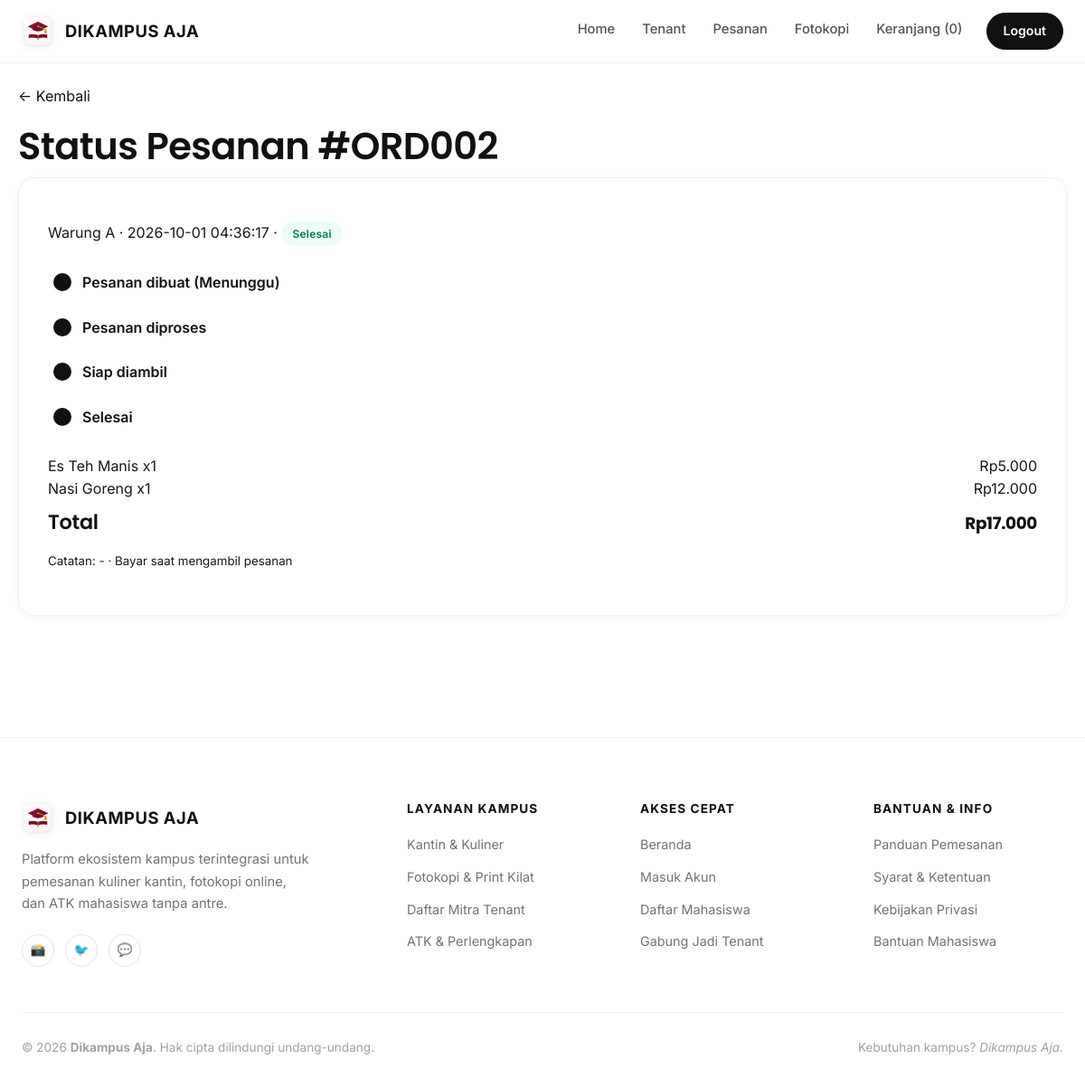
Screenshot of /mahasiswa/status_pesanan.php?id=2 (signed in) with the database file from the repository.
### tables this page shows
CREATE TABLE IF NOT EXISTS `orders` (
  `id_order` int NOT NULL AUTO_INCREMENT,
  `id_user` int NOT NULL,
  `id_tenant` int NOT NULL,
  `total` int NOT NULL,
  `catatan` text,
  `status` enum('menunggu','diproses','siap_diambil','selesai','dibatalkan') NOT NULL DEFAULT 'menunggu',
  `metode_pembayaran` varchar(50) NOT NULL DEFAULT 'Bayar saat mengambil pesanan',
  `created_at` timestamp NULL DEFAULT CURRENT_TIMESTAMP,
  PRIMARY KEY (`id_order`),
  KEY `id_user` (`id_user`),
  KEY `id_tenant` (`id_tenant`)
);

CREATE TABLE IF NOT EXISTS `tenants` (
  `id_tenant` int NOT NULL AUTO_INCREMENT,
  `id_user` int NOT NULL,
  `nama_tenant` varchar(100) NOT NULL,
  `jenis_tenant` varchar(50) NOT NULL DEFAULT 'Warung',
  `deskripsi` text,
  `lokasi` varchar(150) DEFAULT NULL,
  `foto` varchar(255) DEFAULT NULL,
  `buka` tinyint(1) NOT NULL DEFAULT '1',
  `status_verifikasi` enum('pending','terverifikasi','ditolak') NOT NULL DEFAULT 'pending',
  `created_at` timestamp NULL DEFAULT CURRENT_TIMESTAMP,
  PRIMARY KEY (`id_tenant`),
  KEY `id_user` (`id_user`)
);

CREATE TABLE IF NOT EXISTS `order_details` (
  `id_detail` int NOT NULL AUTO_INCREMENT,
  `id_order` int NOT NULL,
  `id_produk` int NOT NULL,
  `jumlah` int NOT NULL,
  `harga` int NOT NULL,
  `subtotal` int NOT NULL,
  PRIMARY KEY (`id_detail`),
  KEY `id_order` (`id_order`),
  KEY `id_produk` (`id_produk`)
);

CREATE TABLE IF NOT EXISTS `products` (
  `id_produk` int NOT NULL AUTO_INCREMENT,
  `id_tenant` int NOT NULL,
  `id_kategori` int DEFAULT NULL,
  `nama_produk` varchar(100) NOT NULL,
  `deskripsi` text,
  `harga` int NOT NULL,
  `stok` int NOT NULL DEFAULT '0',
  `foto` varchar(255) DEFAULT NULL,
  `status` enum('aktif','nonaktif') NOT NULL DEFAULT 'aktif',
  `created_at` timestamp NULL DEFAULT CURRENT_TIMESTAMP,
  PRIMARY KEY (`id_produk`),
  KEY `id_tenant` (`id_tenant`),
  KEY `id_kategori` (`id_kategori`)
);

### config/database.php (called while the page is built, shortened)
<?php
$db = new mysqli('localhost', 'root', '', 'dikampus_aja');
$db->set_charset('utf8mb4');
function q($sql, $types = '', ...$p) {
    global $db;
    $st = $db->prepare($sql);
    if ($types) $st->bind_param($types, ...$p);
    $st->execute();
    $r = $st->get_result();
    if ($r) return $r->fetch_all(MYSQLI_ASSOC);
    return $st->insert_id ?: $st->affected_rows;
}
function one($sql, $types = '', ...$p) { $r = q($sql, $types, ...$p); return $r ? $r[0] : null; }

### mahasiswa/status_pesanan.php (the view, shortened to what this page needs)
<?php
require '../includes/auth.php'; $u = need('mahasiswa');
$o = one('SELECT o.*,t.nama_tenant FROM orders o JOIN tenants t USING(id_tenant) WHERE o.id_order=? AND o.id_user=?', 'ii', (int)($_GET['id'] ?? 0), $u['id']);
$items = q('SELECT d.*,p.nama_produk FROM order_details d JOIN products p USING(id_produk) WHERE d.id_order=?', 'i', $o['id_order']);
$steps = ['menunggu' => 'Pesanan dibuat (Menunggu)', 'diproses' => 'Pesanan diproses', 'siap_diambil' => 'Siap diambil', 'selesai' => 'Selesai'];
$idx = array_search($o['status'], array_keys($steps));
$title = 'Status Pesanan'; include '../includes/header.php'; ?>
<a href="pesanan.php">← Kembali</a><h1>Status Pesanan <?= nomor($o['id_order']) ?></h1>
<div class="box"><p><?= e($o['nama_tenant']) ?> · <?= e($o['created_at']) ?> · <?= badge($o['status']) ?></p>
<?php if ($o['status'] === 'dibatalkan') echo '<p>❌ Pesanan dibatalkan.</p>'; else { echo '<ul class="tl">'; $i = 0;
foreach ($steps as $s) { echo '<li class="' . ($i <= $idx ? 'done' : '') . '">' . e($s) . '</li>'; $i++; } echo '</ul>'; } ?>
<?php foreach ($items as $d) echo '<div class="row between"><span>' . e($d['nama_produk']) . ' x' . $d['jumlah'] . '</span><span>' . rp($d['subtotal']) . '</span></div>'; ?>
<h3 class="row between"><span>Total</span><span class="price"><?= rp($o['total']) ?></span></h3>
<p><small>Catatan: <?= e($o['catatan'] ?: '-') ?> · Bayar saat mengambil pesanan</small></p>
</div>
<?php include '../includes/footer.php';

### includes/auth.php (shortened to what this page needs)
<?php
require_once __DIR__ . '/../config/database.php';
function e($s) { return htmlspecialchars((string)$s, ENT_QUOTES, 'UTF-8'); }
function rp($n) { return 'Rp' . number_format((int)$n, 0, ',', '.'); }
function nomor($id) { return '#ORD' . str_pad($id, 3, '0', STR_PAD_LEFT); }
function me() { return $_SESSION['user'] ?? null; }
function need($roles) {
    $u = me();
    return $u;
}
function badge($s) { return '<span class="badge ' . e($s) . '">' . e(ucwords(str_replace('_', ' ', $s))) . '</span>'; }

### assets/css/style.css (style rules this page uses)
:root { --bg: #ffffff; --bg-warm: #faf9f6; --bg-muted: #f4f4f5; --bg-subtle: #fbfbfa; --t: #18181b; --t-heading: #111111; --mut: #71717a; --border: #f0f0f2; --border-subtle: #e5e7eb; --m: #111111; --m2: #27272a; --accent: #b45309; --font-serif: 'Poppins', -apple-system, BlinkMacSystemFont, sans-serif; --font-sans: 'Inter', -apple-system, BlinkMacSystemFont, 'Segoe UI', Roboto, sans-serif; --radius-sm: 8px; --radius-md: 12px; --radius-lg: 18px; --radius-xl: 24px; --radius-full: 9999px; --shadow-sm: 0 2px 8px rgba(0, 0, 0, 0.04); --shadow-md: 0 10px 25px -5px rgba(0, 0, 0, 0.06); --shadow-lg: 0 20px 40px -15px rgba(0, 0, 0, 0.08); }
* { box-sizing: border-box; }
body { margin: 0; font-family: var(--font-sans); color: var(--t); background: var(--bg); line-height: 1.6; -webkit-font-smoothing: antialiased; }
a { color: var(--t-heading); text-decoration: none; transition: color 0.2s ease, opacity 0.2s ease; }
h1, h2, h3, h4 { font-family: var(--font-serif); color: var(--t-heading); font-weight: 600; line-height: 1.25; margin: 0.4em 0 0.2em; letter-spacing: -0.015em; }
h1 { font-size: 2.6rem; }
h3 { font-size: 1.4rem; }
.price { color: var(--t-heading); font-size: 1.15rem; font-weight: 700; margin-top: 4px; }
.box { background: #ffffff; border: 1px solid var(--border); border-radius: var(--radius-lg); padding: 32px; box-shadow: var(--shadow-sm); margin-bottom: 24px; }
.badge { display: inline-block; padding: 4px 12px; border-radius: var(--radius-full); font-size: 0.75rem; font-weight: 600; width: fit-content; text-transform: capitalize; letter-spacing: 0.02em; }
.selesai, .terverifikasi { background: #ecfdf5; color: #047857; }
.row { display: flex; gap: 12px; align-items: center; flex-wrap: wrap; }
.between { justify-content: space-between; }
.tl { list-style: none; padding: 0; margin: 16px 0; }
.tl li { padding: 12px 0 12px 38px; position: relative; color: var(--mut); }
.tl li:before { content: ""; position: absolute; left: 6px; top: 14px; width: 16px; height: 16px; border-radius: 50%; border: 2px solid var(--border); background: #fff; }
.tl li.done { color: var(--t-heading); font-weight: 600; }
.tl li.done:before { background: var(--m); border-color: var(--m); }

### rows the page displays
orders: id_order "#ORD002", id_tenant.nama_tenant "Warung A", created_at "2026-10-01 04:36:17", status "Selesai", total "Rp17.000", catatan "-"
order_details: id_produk.nama_produk "Es Teh Manis", jumlah "1", subtotal "Rp5.000"
order_details: id_produk.nama_produk "Nasi Goreng", jumlah "1", subtotal "Rp12.000"

### other values shown
$x[1] "Home"
$x[1] "Tenant"
$x[1] "Pesanan"
$x[1] "Fotokopi"
$x[1] "Keranjang (0)"
$x[1] "Logout"
$s "Pesanan dibuat (Menunggu)"
$s "Pesanan diproses"
$s "Siap diambil"
$s "Selesai"
